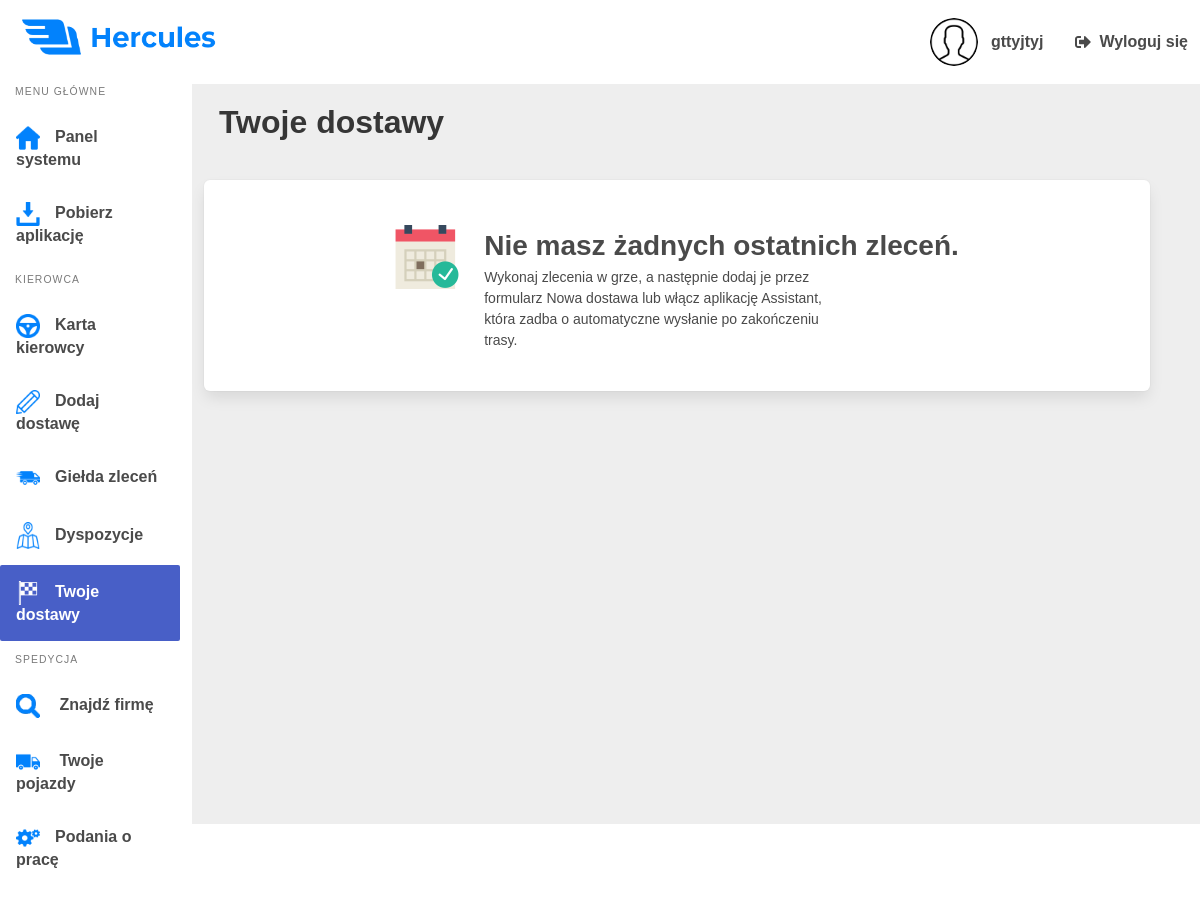
/Deliveries (signed in), run on an earlier commit of the app's database.
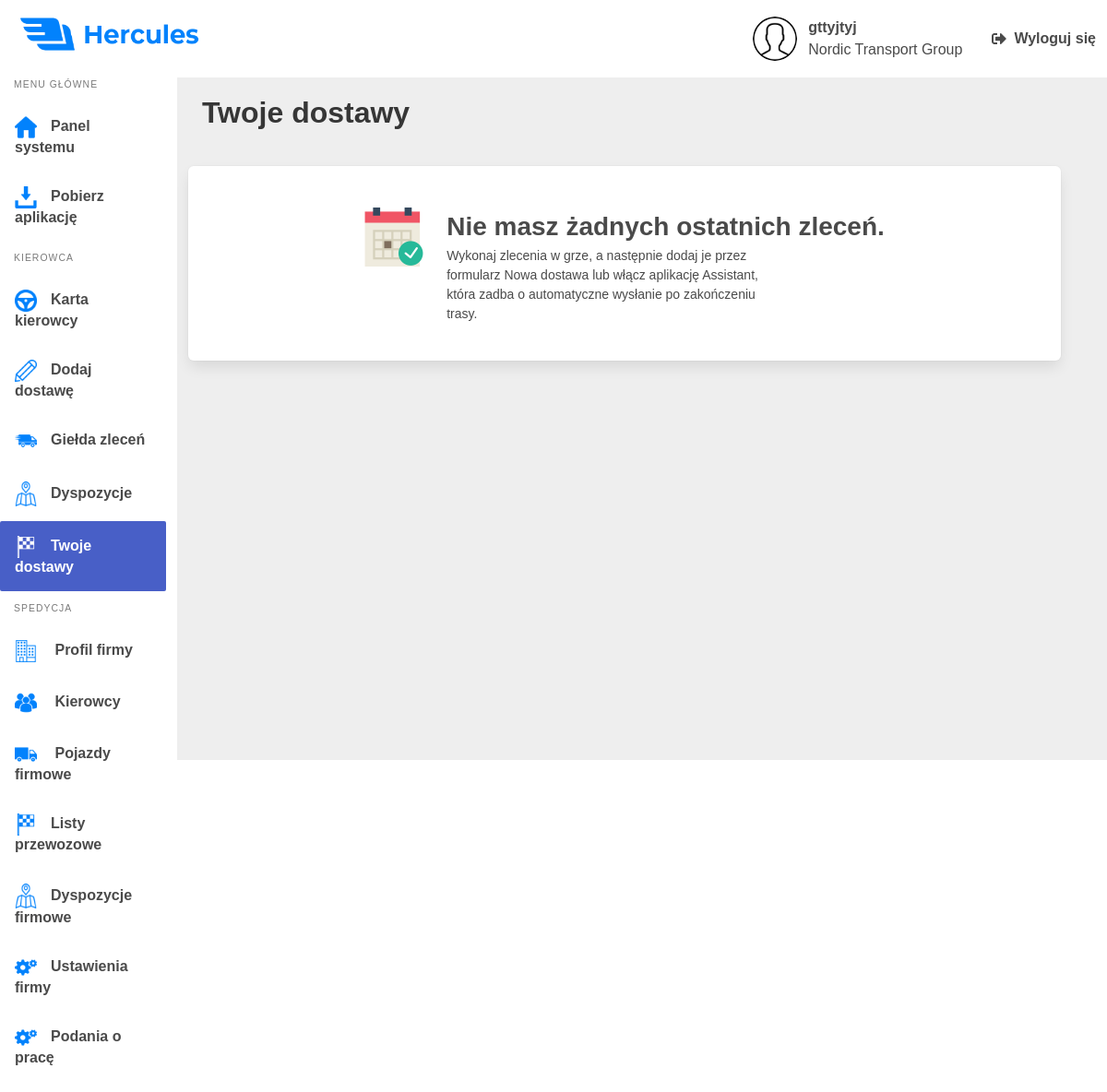
And on a later commit of the database.
### hercules_app/models.py (models this page shows, shortened)
class Company(models.Model):
    id = models.AutoField(primary_key=True)
    name = models.CharField(max_length=128)
    drivers_count = models.SmallIntegerField(default=0)
    logo = models.ImageField(upload_to='logos', default='')
    distance = models.PositiveIntegerField(default=0)
    fuel = models.PositiveIntegerField(default=0)
    average_fuel = models.FloatField(default=0.0)
    income = models.PositiveIntegerField(default=0)
    tonnage = models.PositiveIntegerField(default=0)
    waybill_count = models.PositiveIntegerField(default=0)
    description = models.TextField(default='')
    website = models.URLField(default='', blank=True, null=True)
    communicator_url = models.URLField(default='', blank=True, null=True)
    is_recruiting = models.BooleanField(default=True, blank=True)
    is_ets2 = models.BooleanField(default=True)
    is_ats = models.BooleanField(default=False)
    is_singleplayer = models.BooleanField(default=True)
    is_multiplayer = models.BooleanField(default=True)
    is_promods = models.BooleanField(default=False)
    dlc = models.CharField(max_length=256, default='', blank=True, null=True)

### hercules_app/views.py (the view)
@login_required(login_url="/login")
def ShowDeliveriesView(request):
    driver_info = Driver.get_driver_info(request)
    driver = Driver.objects.get(nick=driver_info.nick)
    deliveries = Waybill.objects.all().order_by(
        '-finish_date').filter(driver=driver)
    args = {
        'nick': driver_info.nick,
        'avatar': driver_info.avatar,
        'position': driver_info.position,
        'company': driver_info.company,
        'deliveries': deliveries
    }
    return render(request, 'hercules_app/deliveries.html', args)

### hercules_app/models.py (called while the page is built)
    def get_vehicle_info(driver):
        try:
            vehicle = Vehicle.objects.get(driver=driver)
            vehicle_info = {
                'brand': vehicle.brand,
                'model': vehicle.model,
                'cabin': vehicle.cabin,
                'engine_power': vehicle.engine_power,
                'odometer': vehicle.odometer,
                'photo': vehicle.photo.url,
            }
        except:
            vehicle_info = ''
        finally:
            return vehicle_info

    def set_driver_info(request):
        driver_info = Driver.get_driver_info_from_database(request.user)
        request.session['driver_info'] = driver_info

### hercules_app/templates/hercules_app/deliveries.html (shortened to what the changed rows need)
{% load static %}
<!DOCTYPE html>
<html lang="pl-pl">
<head>
    <link rel="stylesheet" href="https://cdn.jsdelivr.net/npm/bulma@0.8.2/css/bulma.min.css">
    <link rel="stylesheet" type="text/css" href="{% static 'css/panel.css' %}">
    <link rel="stylesheet" type="text/css" href="{% static 'css/main.css' %}">
    <link rel="stylesheet" type="text/css" href="{% static 'css/dispositions.css' %}">
    <link rel="stylesheet" type="text/css" href="{% static 'css/deliveries.css' %}">
    <link rel="stylesheet" href="https://cdn.jsdelivr.net/npm/bulma@0.8.2/css/bulma.min.css">
    <link rel="stylesheet" href="https://cdnjs.cloudflare.com/ajax/libs/toastr.js/latest/toastr.min.css">
</head>
<body>
{% include "hercules_app/main_panel.html" %}
    <div class="wrapper">
        <div class="columns">
            <aside class="column is-2 aside is-hidden-mobile is-placed-left">
                <nav class="menu">
                    <ul class="menu-list">
                        {% if position is None %}
                        <li>
                            <a href="/Companies">
                                <p class="option search-company">
                                    Znajdź firmę
                                </p>
                            </a>
                        </li>
                        {% elif position is not None %}
                        <li>
                            <a href="/Company/CompanyProfile">
                                <p class="option company-profile">
                                    Profil firmy
                                </p>
                            </a>
                        </li>
                        <li>
                            <a href="/Company/Drivers">
                                <p class="option drivers">
                                    Kierowcy
                                </p>
                            </a>
                        </li>
                        {% endif %}
                        <li>
                            <a href="/Vehicles">
                                <p class="option vehicles">{% if position is None %} Twoje pojazdy {% else %}
                                    Pojazdy
                                    firmowe {% endif %}</p>
                            </a>
                        </li>
                        {% if position == "Szef" or position == "Spedytor" %}
                        <li>
                            <a {% if is_speditor_view %} class="is-active" {% endif %} href="/Company/Waybills">
                                <p class="option waybills">Listy przewozowe</p>
                            </a>
                        </li>
                        <li>
                            <a href="/Company/Dispositions">
                                <p class="option dispositions">Dyspozycje firmowe</p>
                            </a>
                        </li>
                        {% endif %}
                    {% if position == "Szef" %}
                        <li>
                            <a href="/Company/Settings">
                                <p class="option settings">Ustawienia firmy</p>
                            </a>
                        </li>
                        <li>
                            <a href="/Company/JobApplications">
                                <p class="option settings">Podania o pracę</p>
                            </a>
                        </li>
                    {% endif %}
                    {% if position is None %}
                    <li>
                        <a href="/JobApplications">
                            <p class="option settings">Podania o pracę</p>
                        </a>
                    </li>
                    {% endif %}
                    </ul>
                </nav>
            </aside>
            <main class="column main">
                {% if not is_speditor_view %}
                <header>
                    <h1 class="title">Twoje dostawy</h1>
                </header>
                {% if deliveries %}
                {% for delivery in deliveries %}
                <div class="box delivery {{ delivery.status }}">
                    <div class="columns">
                        <div class="column">
                            <div class="loading-info">
                                {% with 'assets/countries/'|add:delivery.loading_country|add:'.png' as image_static %}
                                <img src="{% static image_static %}" class="country-icon">
                                {% endwith %}
                                <span class="city-and-company">
                                    <p class="city">{{ delivery.loading_city }}</p>
                                    {% with 'assets/companies/'|add:delivery.loading_spedition|add:'.png' as image_static %}
                                    <img src="{% static image_static %}" class="company">
                                    {% endwith %}
                                </span>
                            </div>
                        </div>
                        <div class="column">
                            <div class="unloading-info">
                                {% with 'assets/countries/'|add:delivery.unloading_country|add:'.png' as image_static %}
                                <img src="{% static image_static %}" class="country-icon">
                                {% endwith %}
                                <span class="city-and-company">
                                    <p class="city">{{ delivery.unloading_city }}</p>
                                    {% with 'assets/companies/'|add:delivery.loading_spedition|add:'.png' as image_static %}
                                    <img src="{% static image_static %}" class="company">
                                    {% endwith %}
                                </span>
                            </div>
                        </div>
                        <div class="column">
                            <div class="cargo">
                                <span class="cargo">
                                    <b>{{ delivery.cargo }}</b>
                                    <br>
                                    {{ delivery.tonnage }} kg
                                </span>
                            </div>
                        </div>
                        <div class="column">
                            <div class="deadline">
                                <span class="date">
                                    <b>Data wykonania:</b>
                                    <br>
                                    {{ delivery.finish_date|date:"d b Y, H:m"  }}
                                </span>
                            </div>
                        </div>
                        <div class="column">
                            <div class="tags">
                                {% if delivery.status == "accepted" %}
                                <span class="tag status-tag is-medium accepted-tag">Trasa zaakceptowana</span>
                                {% elif delivery.status == "to-edit" %}
                                <span class="tag status-tag is-medium to-edit-tag">Trasa do poprawy</span>
                                {% elif delivery.status == "rejected" %}
                                <span class="tag status-tag is-medium declined-tag">Trasa odrzucona</span>
                                {% elif delivery.status == "not-checked" %}
                                <span class="tag status-tag is-medium not-checked-tag">Trasa niesprawdzona</span>
                                {% endif %}
                            </div>
                        </div>
                        <div class="column">
                            <a href="/Deliveries/{{ delivery.id }}" class="button check-details">Sprawdź szczegóły</a>
                        </div>
                    </div>
                </div>
                {% endfor %}
                {% else %}
                <div class="box delivery">
                    <div class="no-disposition">
                        <span class="no-disposition-text">
                            <h1 class="no-disposition-title">Nie masz żadnych ostatnich zleceń.</h1>
                        </span>
                    </div>
                </div>
                {% endif %}
            {% endif %}
            </main>
        </div>
    </div>
</body>
</html>

### hercules_app/templates/hercules_app/main_panel.html (shortened to what this page needs)
{% block content %}
{% load static %}
    <nav class="navbar" role="navigation" aria-label="main navigation">
        <div class="navbar-start">
            <div class="navbar-brand">
                <a class="navbar-item">
                    <img src="{% static 'assets/logo.webp' %}" width="194" height="55">
                </a>
            </div>
        </div>
        <div class="navbar-end is-hidden-mobile">
            <a class="navbar-item">
                <figure class="image is-48x48 avatar-fig">
                    <img class="avatar" src="{{ avatar }}">
                </figure>
                <span class="user">
                    <p class="username">{{ nick }}</p>
                    {% if company is not None and company != None %}
                    <p class="user-company">{{ company }}</p>
                    {% endif %}
                </span>
            </a>
            <a href="/logout" class="navbar-item">
                <span class="icon is-medium logout">
                    <i class="fas fa-sign-out-alt"></i>
                </span>
                <p class="logout-text">Wyloguj się</p>
            </a>
        </div>
    </nav>
{% endblock %}

What changed in the data, as far as the page shows it:
changed Driver "gttyjtyj": position empty → "Szef" (drawn)
now on this page (row unchanged): Company: name "Nordic Transport Group"
Also different on the page:
text no longer shown: "Znajdź firmę Twoje pojazdy"
text now shown: "Profil firmy Kierowcy Pojazdy firmowe Listy przewozowe Dyspozycje firmowe Ustawienia firmy"
